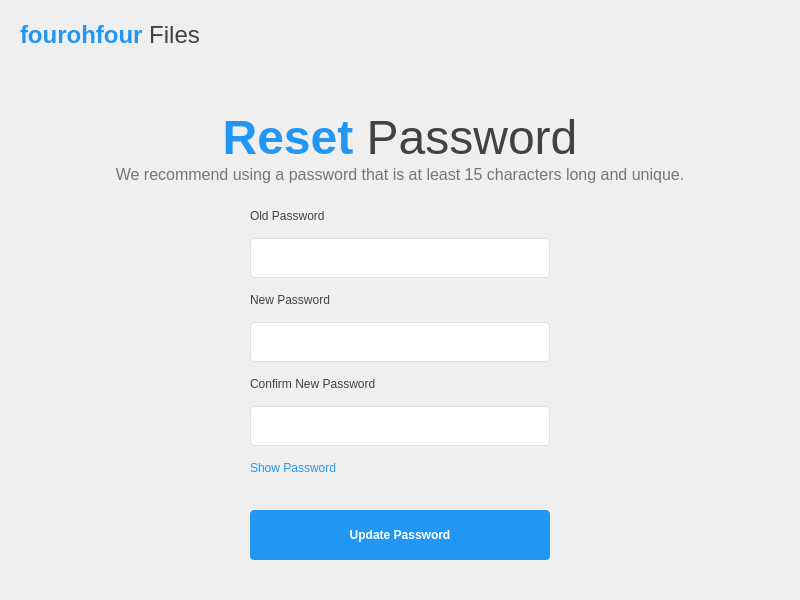
<?xml version="1.0" encoding="UTF-8"?>
<ui version="4.0">
 <class>ResetPasswordPage</class>
 <widget class="QWidget" name="ResetPasswordPage">
  <property name="geometry">
   <rect>
    <x>0</x>
    <y>0</y>
    <width>800</width>
    <height>600</height>
   </rect>
  </property>
  <property name="windowTitle">
   <string>fourohfour Files - Reset Password</string>
  </property>
  <layout class="QVBoxLayout" name="mainVerticalLayout">
   <property name="spacing">
    <number>0</number>
   </property>
   <property name="leftMargin">
    <number>0</number>
   </property>
   <property name="topMargin">
    <number>0</number>
   </property>
   <property name="rightMargin">
    <number>0</number>
   </property>
   <property name="bottomMargin">
    <number>0</number>
   </property>
   <item>
    <widget class="QFrame" name="headingBarFrame">
     <property name="minimumSize">
      <size>
       <width>0</width>
       <height>70</height>
      </size>
     </property>
     <property name="maximumSize">
      <size>
       <width>16777215</width>
       <height>70</height>
      </size>
     </property>
     <property name="frameShape">
      <enum>QFrame::Shape::NoFrame</enum>
     </property>
     <property name="frameShadow">
      <enum>QFrame::Shadow::Raised</enum>
     </property>
     <layout class="QHBoxLayout" name="headingBarLayout">
      <property name="spacing">
       <number>15</number>
      </property>
      <property name="leftMargin">
       <number>20</number>
      </property>
      <property name="topMargin">
       <number>0</number>
      </property>
      <property name="rightMargin">
       <number>20</number>
      </property>
      <property name="bottomMargin">
       <number>0</number>
      </property>
      <item>
       <widget class="QLabel" name="appLogoLabel">
        <property name="text">
         <string>&lt;html&gt;&lt;head/&gt;&lt;body&gt;&lt;p&gt;&lt;span style=&quot; font-size:18pt; font-weight:600; color:#2196F3;&quot;&gt;fourohfour&lt;/span&gt;&lt;span style=&quot; font-size:18pt; color:#424242;&quot;&gt; Files&lt;/span&gt;&lt;/p&gt;&lt;/body&gt;&lt;/html&gt;</string>
        </property>
       </widget>
      </item>
      <item>
       <spacer name="headingBarSpacer">
        <property name="orientation">
         <enum>Qt::Orientation::Horizontal</enum>
        </property>
        <property name="sizeHint" stdset="0">
         <size>
          <width>40</width>
          <height>20</height>
         </size>
        </property>
       </spacer>
      </item>
     </layout>
    </widget>
   </item>
   <item>
    <spacer name="topContentSpacer">
     <property name="orientation">
      <enum>Qt::Orientation::Vertical</enum>
     </property>
     <property name="sizeHint" stdset="0">
      <size>
       <width>20</width>
       <height>40</height>
      </size>
     </property>
    </spacer>
   </item>
   <item>
    <widget class="QLabel" name="titleLabel">
     <property name="text">
      <string>&lt;html&gt;&lt;head/&gt;&lt;body&gt;&lt;p align=&quot;center&quot;&gt;&lt;span style=&quot; font-size:36pt; font-weight:600; color:#2196F3;&quot;&gt;Reset &lt;/span&gt;&lt;span style=&quot; font-size:36pt; color:#424242;&quot;&gt;Password&lt;/span&gt;&lt;/p&gt;&lt;/body&gt;&lt;/html&gt;</string>
     </property>
     <property name="alignment">
      <set>Qt::AlignmentFlag::AlignCenter</set>
     </property>
    </widget>
   </item>
   <item>
    <widget class="QLabel" name="subtitleLabel">
     <property name="text">
      <string>&lt;html&gt;&lt;head/&gt;&lt;body&gt;&lt;p align=&quot;center&quot;&gt;&lt;span style=&quot; font-size:12pt; color:#757575;&quot;&gt;We recommend using a password that is at least 15 characters long and unique.&lt;/span&gt;&lt;/p&gt;&lt;/body&gt;&lt;/html&gt;</string>
     </property>
     <property name="alignment">
      <set>Qt::AlignmentFlag::AlignCenter</set>
     </property>
    </widget>
   </item>
   <item>
    <spacer name="midContentSpacer">
     <property name="orientation">
      <enum>Qt::Orientation::Vertical</enum>
     </property>
     <property name="sizeHint" stdset="0">
      <size>
       <width>20</width>
       <height>20</height>
      </size>
     </property>
    </spacer>
   </item>
   <item>
    <layout class="QHBoxLayout" name="formLayout">
     <item>
      <spacer name="leftFormSpacer">
       <property name="orientation">
        <enum>Qt::Orientation::Horizontal</enum>
       </property>
       <property name="sizeHint" stdset="0">
        <size>
         <width>40</width>
         <height>20</height>
        </size>
       </property>
      </spacer>
     </item>
     <item>
      <layout class="QVBoxLayout" name="inputLayout">
       <property name="spacing">
        <number>15</number>
       </property>
       <item>
        <widget class="QLabel" name="oldPasswordLabel">
         <property name="text">
          <string>Old Password</string>
         </property>
         <property name="styleSheet">
          <string notr="true">color: #424242;</string>
         </property>
        </widget>
       </item>
       <item>
        <widget class="QLineEdit" name="oldPasswordLineEdit">
         <property name="minimumSize">
          <size>
           <width>300</width>
           <height>40</height>
          </size>
         </property>
         <property name="styleSheet">
          <string notr="true">QLineEdit {
    border: 1px solid #E0E0E0;
    border-radius: 4px;
    padding: 8px;
    background-color: white;
}</string>
         </property>
        </widget>
       </item>
       <item>
        <widget class="QLabel" name="newPasswordLabel">
         <property name="text">
          <string>New Password</string>
         </property>
         <property name="styleSheet">
          <string notr="true">color: #424242;</string>
         </property>
        </widget>
       </item>
       <item>
        <widget class="QLineEdit" name="passwordLineEdit">
         <property name="minimumSize">
          <size>
           <width>300</width>
           <height>40</height>
          </size>
         </property>
         <property name="styleSheet">
          <string notr="true">QLineEdit {
    border: 1px solid #E0E0E0;
    border-radius: 4px;
    padding: 8px;
    background-color: white;
}</string>
         </property>
        </widget>
       </item>
       <item>
        <widget class="QLabel" name="confirmPasswordLabel">
         <property name="text">
          <string>Confirm New Password</string>
         </property>
         <property name="styleSheet">
          <string notr="true">color: #424242;</string>
         </property>
        </widget>
       </item>
       <item>
        <widget class="QLineEdit" name="confirmPasswordLineEdit">
         <property name="minimumSize">
          <size>
           <width>300</width>
           <height>40</height>
          </size>
         </property>
         <property name="styleSheet">
          <string notr="true">QLineEdit {
    border: 1px solid #E0E0E0;
    border-radius: 4px;
    padding: 8px;
    background-color: white;
}</string>
         </property>
        </widget>
       </item>
       <item>
        <widget class="QPushButton" name="showPasswordButton">
         <property name="text">
          <string>Show Password</string>
         </property>
         <property name="styleSheet">
          <string notr="true">QPushButton {
    color: #2196F3;
    border: none;
    background: transparent;
    text-align: left;
    padding: 0;
}</string>
         </property>
        </widget>
       </item>
       <item>
        <spacer name="buttonSpacer">
         <property name="orientation">
          <enum>Qt::Orientation::Vertical</enum>
         </property>
         <property name="sizeHint" stdset="0">
          <size>
           <width>20</width>
           <height>20</height>
          </size>
         </property>
        </spacer>
       </item>
       <item>
        <widget class="QPushButton" name="updatePasswordButton">
         <property name="minimumSize">
          <size>
           <width>300</width>
           <height>50</height>
          </size>
         </property>
         <property name="styleSheet">
          <string notr="true">QPushButton {
    background-color: #2196F3;
    color: white;
    border: none;
    border-radius: 4px;
    font-weight: bold;
}</string>
         </property>
         <property name="text">
          <string>Update Password</string>
         </property>
        </widget>
       </item>
      </layout>
     </item>
     <item>
      <spacer name="rightFormSpacer">
       <property name="orientation">
        <enum>Qt::Orientation::Horizontal</enum>
       </property>
       <property name="sizeHint" stdset="0">
        <size>
         <width>40</width>
         <height>20</height>
        </size>
       </property>
      </spacer>
     </item>
    </layout>
   </item>
   <item>
    <spacer name="bottomContentSpacer">
     <property name="orientation">
      <enum>Qt::Orientation::Vertical</enum>
     </property>
     <property name="sizeHint" stdset="0">
      <size>
       <width>20</width>
       <height>40</height>
      </size>
     </property>
    </spacer>
   </item>
  </layout>
 </widget>
 <resources/>
 <connections/>
</ui>
